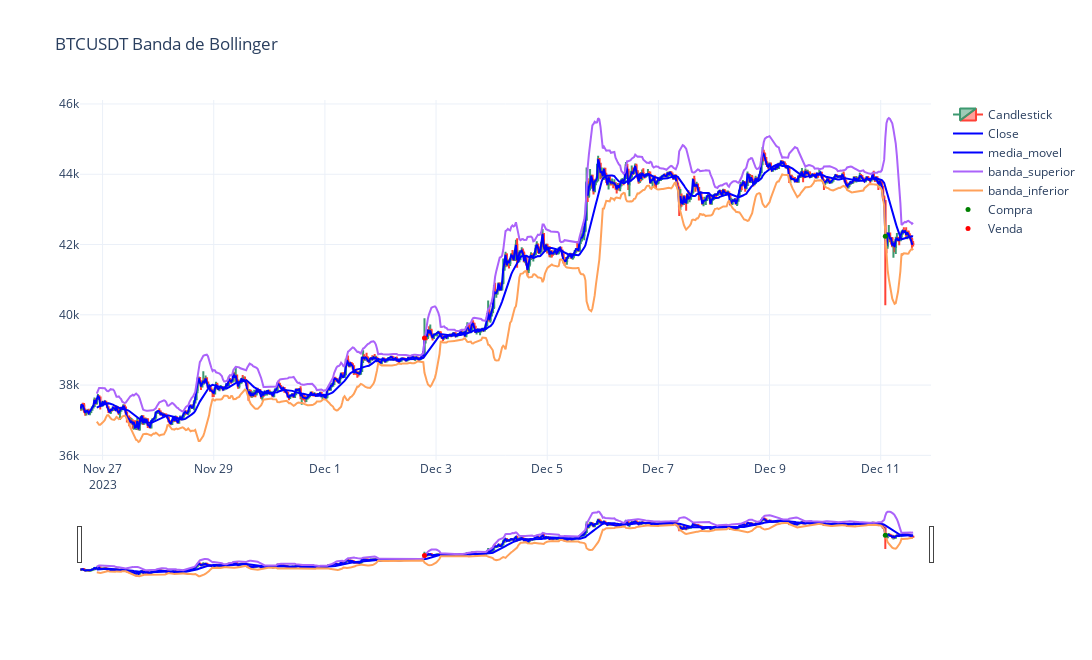

The code cell stored with this chart in its notebook:
### Code cell
fig = go.Figure()

fig.add_trace(
    go.Candlestick(
        x = df['Timestamp'],
        open= df['Open'],
        close=df['Close'],
        high=df['High'],
        low=df['Low'],
        name = 'Candlestick'
    )
)

fig.add_trace(
    go.Scatter(
        x = df['Timestamp'],
        y = df['Close'],
        line = {'color': 'blue'},
        name = 'Close'
    )
)

fig.add_trace(
    go.Scatter(
        x = df['Timestamp'],
        y = df['MA'],
        line = {'color': 'blue'},
        name = 'media_movel'
    )
)

fig.add_trace(
    go.Scatter(
        x = df['Timestamp'],
        y = df['Upper'],
        name='banda_superior'
    )
)

fig.add_trace(
    go.Scatter(
        x = df['Timestamp'],
        y = df['Lower'],
        name= 'banda_inferior'
    )
)

ratio = 1.77
height = 660
width = ratio * height

# Adicionar marcações de compra e venda
compra_indices = df.loc[df["Tp_Operaocao"].isin(["Compra"]), ['Close', 'Timestamp']]
venda_indices = df.loc[df["Tp_Operaocao"].isin(["Venda"]), ['Close', 'Timestamp']]

fig.add_trace(go.Scatter(x=compra_indices['Timestamp'], y=compra_indices['Close'], mode='markers', name='Compra', marker=dict(color='green', size=5)))
fig.add_trace(go.Scatter(x=venda_indices['Timestamp'], y=venda_indices['Close'], mode='markers', name='Venda', marker=dict(color='red', size=5)))

fig.update_layout(
    height = height,
    width = width,
    template = 'plotly_white',
    title = f'{symbol} Banda de Bollinger'
)

### Figure 1 — Plotly figure (JSON) as saved in the notebook; plotly's stock layout.template omitted (floating-point values rounded to 4 significant figures; data arrays with more than 128 entries replaced by an {"elided": "..."} marker saying what was removed)
{"data": [{"close": {"elided": "720 float values"}, "high": {"elided": "720 float values"}, "low": {"elided": "720 float values"}, "name": "Candlestick", "open": {"elided": "720 float values"}, "type": "candlestick", "x": {"elided": "720 str values"}}, {"line": {"color": "blue"}, "name": "Close", "type": "scatter", "x": {"elided": "720 str values"}, "y": {"elided": "720 float values"}}, {"line": {"color": "blue"}, "name": "media_movel", "type": "scatter", "x": {"elided": "720 str values"}, "y": {"elided": "720 float values"}}, {"name": "banda_superior", "type": "scatter", "x": {"elided": "720 str values"}, "y": {"elided": "720 float values"}}, {"name": "banda_inferior", "type": "scatter", "x": {"elided": "720 str values"}, "y": {"elided": "720 float values"}}, {"marker": {"color": "green", "size": 5}, "mode": "markers", "name": "Compra", "type": "scatter", "x": ["2023-12-11T02:00:00"], "y": [42230.0]}, {"marker": {"color": "red", "size": 5}, "mode": "markers", "name": "Venda", "type": "scatter", "x": ["2023-12-02T19:00:00"], "y": [39342]}], "layout": {"height": 660, "title": {"text": "BTCUSDT Banda de Bollinger"}, "width": 1168.0}}
